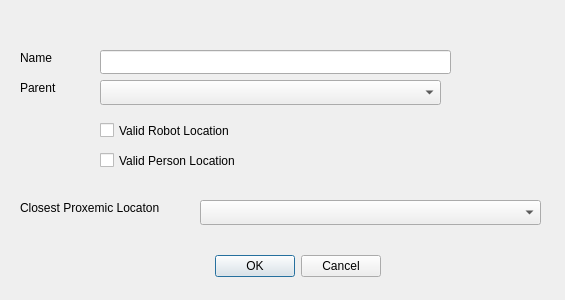
<?xml version="1.0" encoding="UTF-8"?>
<ui version="4.0">
 <class>newLocation</class>
 <widget class="QDialog" name="newLocation">
  <property name="geometry">
   <rect>
    <x>0</x>
    <y>0</y>
    <width>565</width>
    <height>300</height>
   </rect>
  </property>
  <property name="windowTitle">
   <string>Locations</string>
  </property>
  <widget class="QDialogButtonBox" name="buttonBox">
   <property name="geometry">
    <rect>
     <x>40</x>
     <y>250</y>
     <width>341</width>
     <height>32</height>
    </rect>
   </property>
   <property name="orientation">
    <enum>Qt::Horizontal</enum>
   </property>
   <property name="standardButtons">
    <set>QDialogButtonBox::Cancel|QDialogButtonBox::Ok</set>
   </property>
  </widget>
  <widget class="QLabel" name="label">
   <property name="geometry">
    <rect>
     <x>20</x>
     <y>50</y>
     <width>62</width>
     <height>16</height>
    </rect>
   </property>
   <property name="text">
    <string>Name</string>
   </property>
  </widget>
  <widget class="QComboBox" name="parentComboBox">
   <property name="geometry">
    <rect>
     <x>100</x>
     <y>80</y>
     <width>341</width>
     <height>25</height>
    </rect>
   </property>
  </widget>
  <widget class="QLabel" name="label_3">
   <property name="geometry">
    <rect>
     <x>20</x>
     <y>80</y>
     <width>62</width>
     <height>16</height>
    </rect>
   </property>
   <property name="text">
    <string>Parent</string>
   </property>
  </widget>
  <widget class="QCheckBox" name="validRobotCheckBox">
   <property name="geometry">
    <rect>
     <x>100</x>
     <y>120</y>
     <width>261</width>
     <height>21</height>
    </rect>
   </property>
   <property name="text">
    <string>Valid Robot Location</string>
   </property>
  </widget>
  <widget class="QCheckBox" name="validPersonCheckBox">
   <property name="geometry">
    <rect>
     <x>100</x>
     <y>150</y>
     <width>261</width>
     <height>21</height>
    </rect>
   </property>
   <property name="text">
    <string>Valid Person Location</string>
   </property>
  </widget>
  <widget class="QComboBox" name="proxemicsCombo">
   <property name="geometry">
    <rect>
     <x>200</x>
     <y>200</y>
     <width>341</width>
     <height>25</height>
    </rect>
   </property>
  </widget>
  <widget class="QLabel" name="label_4">
   <property name="geometry">
    <rect>
     <x>20</x>
     <y>200</y>
     <width>171</width>
     <height>16</height>
    </rect>
   </property>
   <property name="text">
    <string>Closest Proxemic Locaton</string>
   </property>
  </widget>
  <widget class="QLineEdit" name="nameLineEdit">
   <property name="geometry">
    <rect>
     <x>100</x>
     <y>50</y>
     <width>351</width>
     <height>24</height>
    </rect>
   </property>
   <property name="inputMask">
    <string/>
   </property>
  </widget>
 </widget>
 <resources/>
 <connections>
  <connection>
   <sender>buttonBox</sender>
   <signal>accepted()</signal>
   <receiver>newLocation</receiver>
   <slot>accept()</slot>
   <hints>
    <hint type="sourcelabel">
     <x>248</x>
     <y>254</y>
    </hint>
    <hint type="destinationlabel">
     <x>157</x>
     <y>274</y>
    </hint>
   </hints>
  </connection>
  <connection>
   <sender>buttonBox</sender>
   <signal>rejected()</signal>
   <receiver>newLocation</receiver>
   <slot>reject()</slot>
   <hints>
    <hint type="sourcelabel">
     <x>316</x>
     <y>260</y>
    </hint>
    <hint type="destinationlabel">
     <x>286</x>
     <y>274</y>
    </hint>
   </hints>
  </connection>
 </connections>
</ui>
